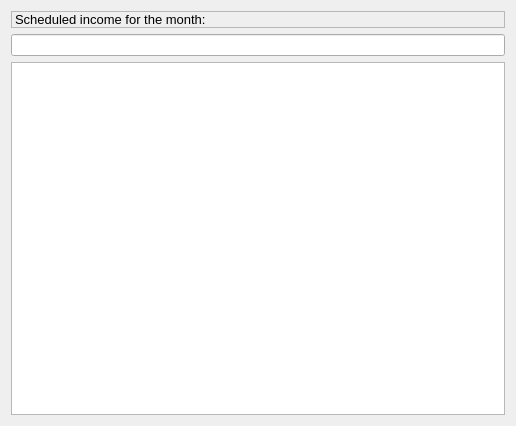
                    <widget class="QWidget" name="tboxPageJobMonth">
                     <property name="geometry">
                      <rect>
                       <x>0</x>
                       <y>0</y>
                       <width>516</width>
                       <height>426</height>
                      </rect>
                     </property>
                     <attribute name="label">
                      <string>Jobs</string>
                     </attribute>
                     <layout class="QVBoxLayout" name="verticalLayout_22">
                      <item>
                       <widget class="QLabel" name="lblCalPriceJobMonth">
                        <property name="font">
                         <font>
                          <pointsize>10</pointsize>
                         </font>
                        </property>
                        <property name="frameShape">
                         <enum>QFrame::StyledPanel</enum>
                        </property>
                        <property name="frameShadow">
                         <enum>QFrame::Raised</enum>
                        </property>
                        <property name="text">
                         <string>Scheduled income for the month:</string>
                        </property>
                       </widget>
                      </item>
                      <item>
                       <widget class="vmLineEdit" name="txtCalPriceJobMonth">
                        <property name="font">
                         <font>
                          <weight>75</weight>
                          <bold>true</bold>
                         </font>
                        </property>
                        <property name="readOnly">
                         <bool>true</bool>
                        </property>
                       </widget>
                      </item>
                      <item>
                       <widget class="vmListWidget" name="lstCalJobsMonth"/>
                      </item>
                     </layout>
                    </widget>
